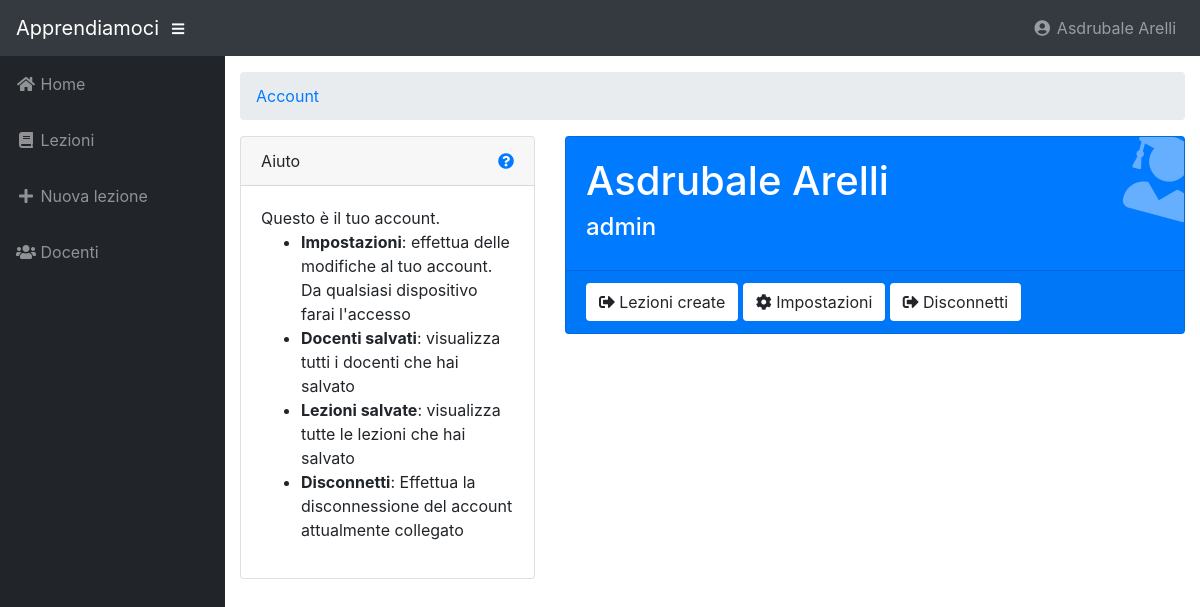
Page /account/index.php (signed in) on the committed database.
### tables this page shows
CREATE TABLE `utenti` (
  `id` int(15) NOT NULL AUTO_INCREMENT,
  `email` varchar(30) NOT NULL,
  `password` varchar(40) NOT NULL,
  `nome` varchar(20) NOT NULL,
  `cognome` varchar(20) NOT NULL,
  `domandaSicurezza` varchar(100),
  `rispostaSicurezza` varchar(20),
  `tipo` ENUM('studente', 'professore', 'admin') DEFAULT 'studente',
  `avatar` varchar(100),
  `aiuti` BOOLEAN DEFAULT 1,
  PRIMARY KEY (`id`),
  UNIQUE KEY (`email`)
);

### src/connection.php (called while the page is built, shortened)
<?php
  function query($sql){
    $conn = new mysqli("localhost", "root", "", "apprendiamo");
    $tabella = array();
    $result = $conn->query($sql);
    if (isset($result->num_rows)){
      if ($result->num_rows == 0) {
        return $tabella;
      } else while($row = $result->fetch_assoc()){
        array_push($tabella, $row);
      }
      return $tabella;
    } else {
      $conn->close();
    }
  }
?>

### src/account/wrapper.php (the view, shortened to what this page needs)
<div id="wrapper">
  <?php include '../wrapper_head.php' ?>
  <?php  $id=$_SESSION['user_row']['id'] ?>
  <?php $utente = query("SELECT * FROM utenti WHERE id=$id")[0] ?>
  <div id="content-wrapper">
    <div class="container-fluid">
      <ol class="breadcrumb">
        <li class="breadcrumb-item">
          <a href="#">Account</a>
        </li>
      </ol>
      <div class="row">
        <div class="col-xl-4 col-sm-12 mb-3">
          <?php include 'aiuto.php' ?>
        </div>
        <div class="col-xl-8 col-sm-12">
          <div class="card text-white o-hidden bg-primary">
            <div class="card-body">
              <div class="card-body-icon">
                <?php if ($utente['tipo'] == 'admin'): ?>
                  <i class="fas fa-user-graduate"></i>
                <?php else: ?>
                  <i class="fas fa-user"></i>
                <?php endif; ?>
              </div>
              <div class="mr-5">
                <h1>
                  <?php echo $utente['nome']. " " .$utente['cognome']?>
                </h1>
                <h4>
                  <?php echo $utente['tipo'] ?>
                </h4>
              </div>
            </div>
            <div class="card-footer">
              <?php if ($utente['tipo'] != 'studente'): ?>
                <button title="impostazioni" class="btn bg-white" onclick="window.location='../lezioni/?utente=<?php echo $utente['id'] ?>'">
                  <i class="fas fa-sign-out-alt"></i> Lezioni create
                </button>
              <?php endif; ?>
              <button title="impostazioni" class="btn bg-white" onclick="window.location='../impostazioni'">
                <i class="fas fa-cog"></i> Impostazioni
              </button>
              <button title="impostazioni" class="btn bg-white" data-toggle="modal" data-target="#logoutModal">
                <i class="fas fa-sign-out-alt"></i> Disconnetti
              </button>
            </div>
          </div>
        </div>
      </div>
    </div>
  </div>
</div>

### rows in the picture
utenti: nome "Asdrubale", cognome "Arelli", tipo "admin"

### other values in the picture
$_SESSION['user_row']['nome'] "Asdrubale"
$_SESSION['user_row']['cognome'] "Arelli"
